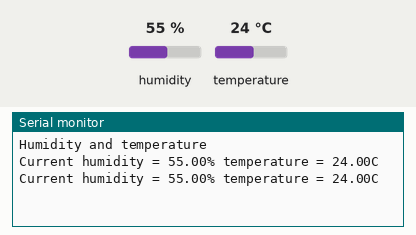
Simulated run of this sketch. Board: Arduino Uno, built with avr-gcc and run on an emulated ATmega328P. On the bench: the last lines printed to the serial monitor. The test bench sets the inputs (shaded band); at power-on: humidity 55 %, temperature 24 °C.

Above: at 2.2 s.
2.3 s: humidity set to 22 %
At 3.5 s:
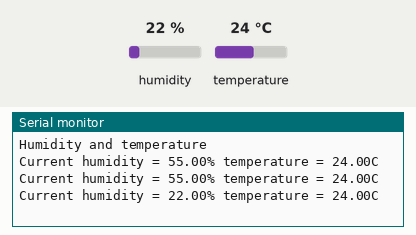
3.8 s: temperature set to 12 °C
At 4.9 s:
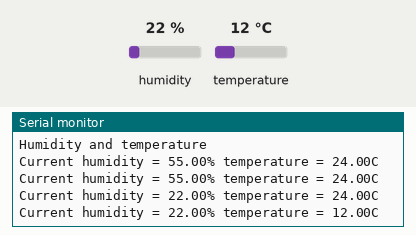
5.3 s: humidity set to 40 %
At 7.0 s:
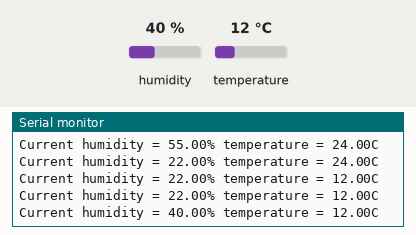
Timing chart, 0 to 8.5 s (numbered marks = the images above; inputs shaded):
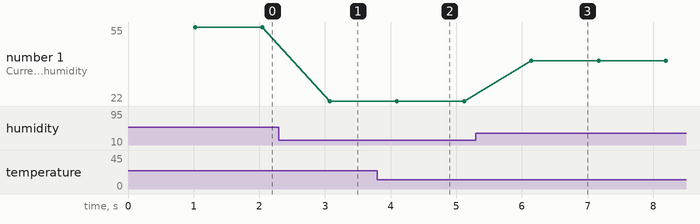

The sketch:

tut2.ino
```cpp
#include <dht.h>
#define dht_dpin A0

dht DHT;

void setup() {
  // put your setup code here, to run once:
  Serial.begin(9600);
  delay(300);
  Serial.println("Humidity and temperature\n\n");
  delay(700);
}

void loop() {
  // put your main code here, to run repeatedly:
  DHT.read11(dht_dpin);

  Serial.print("Current humidity = ");
  Serial.print(DHT.humidity);
  Serial.print("% ");
  Serial.print("temperature = ");
  Serial.print(DHT.temperature);
  Serial.println("C");
  delay(1000);
}
```

Measured:
- after the input at 2.3 s, the serial monitor: prints a new line after 0.77 s (image 1)
- after the input at 3.8 s, the serial monitor: prints a new line after 0.30 s (image 2)
- after the input at 5.3 s, the serial monitor: prints a new line after 0.85 s (image 3)
- plotted number 1: 55 → 22 after the input at 2.3 s, 22 → 40 after the input at 5.3 s
